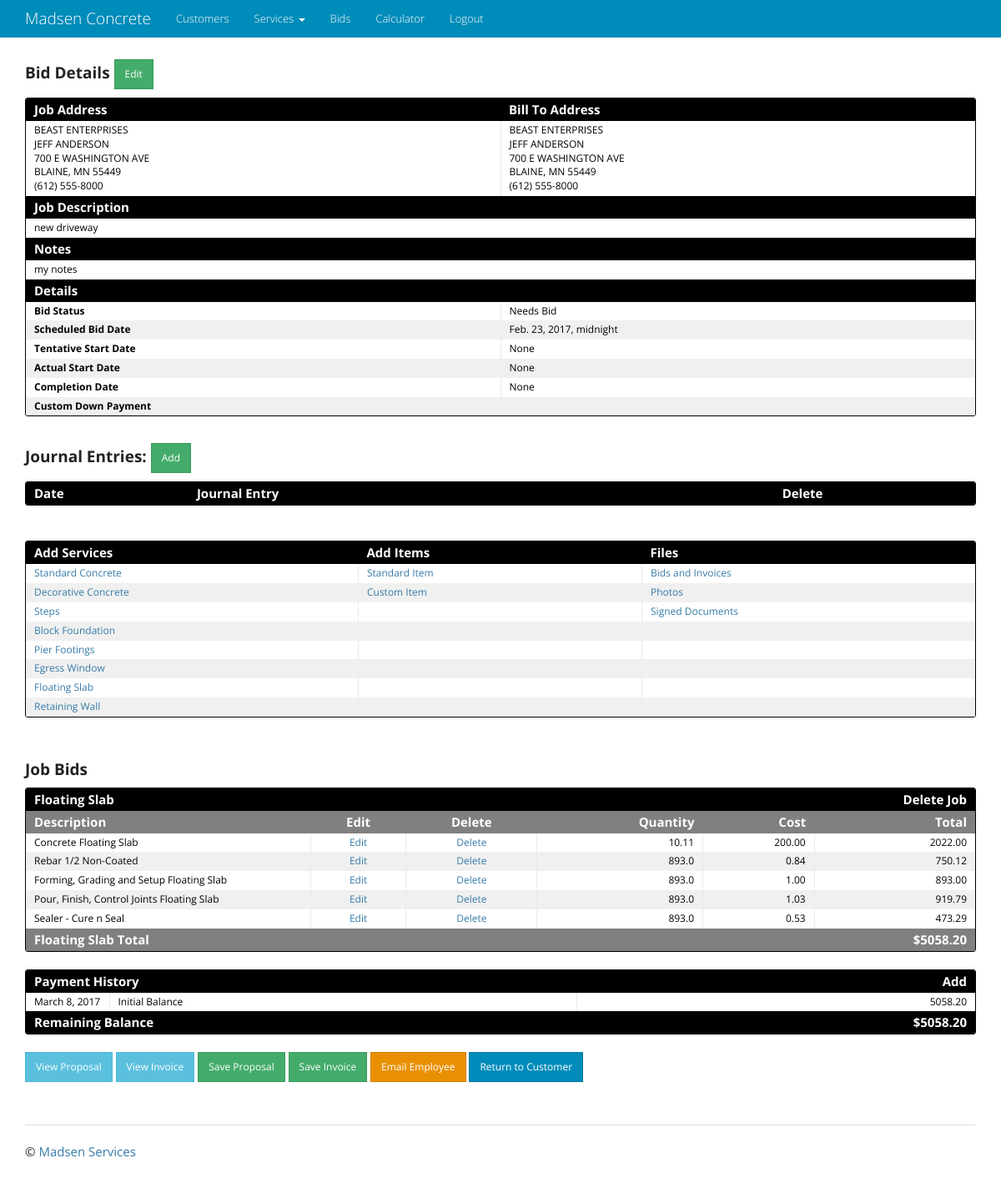
The page /bid/1/detail/ (signed in) on the database as committed earlier.
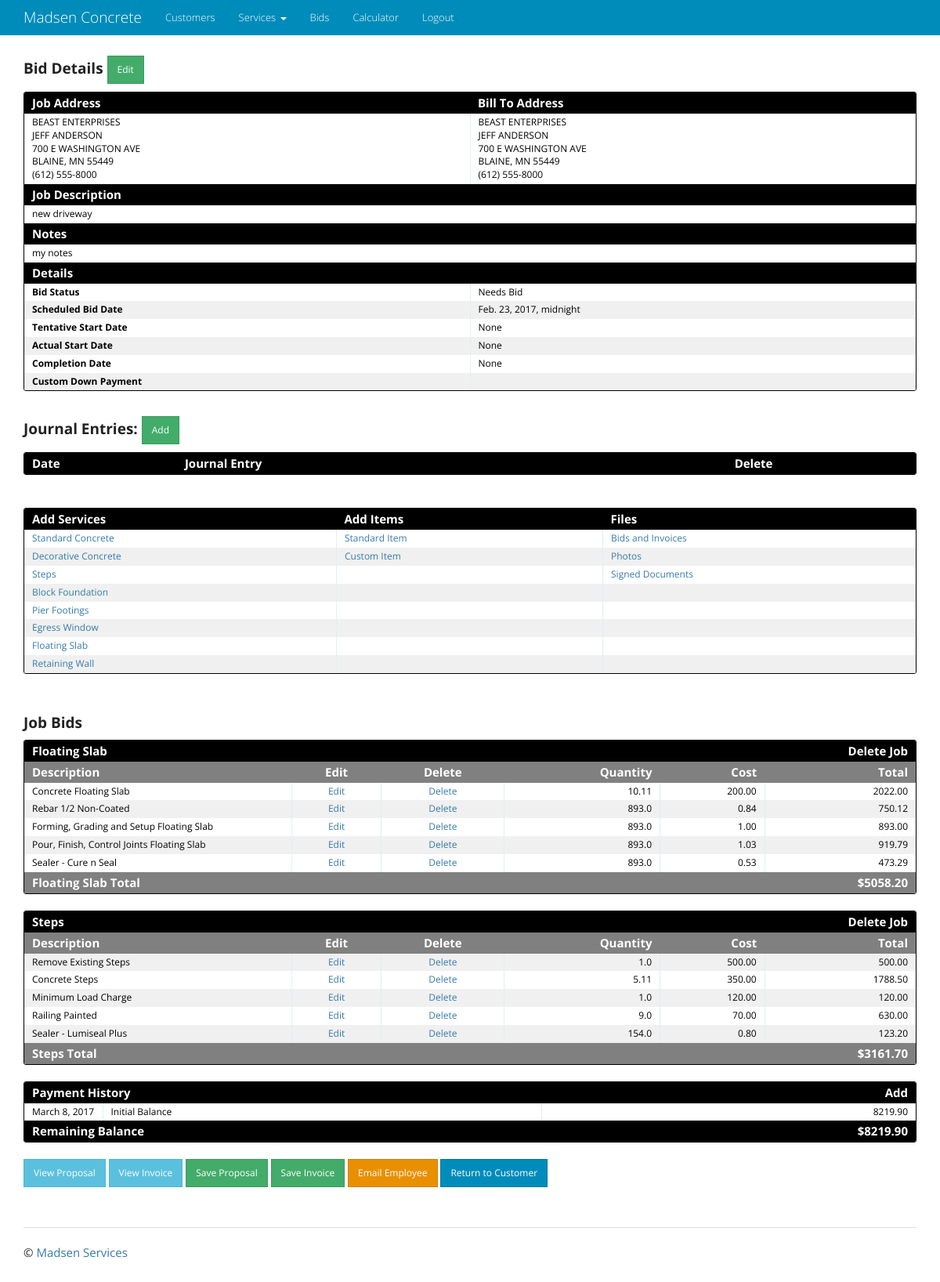
The same page on the database as committed later.
### bid_item/models.py (models this page shows, shortened)
class BidItem(models.Model):
    bid = models.ForeignKey('bid.Bid', on_delete=models.CASCADE)
    job_type = models.CharField(max_length=100)
    description = models.CharField(max_length=100)
    quantity = models.FloatField(null=True)
    cost = models.FloatField(null=True)
    total = models.FloatField()
    class Meta:
        verbose_name_plural = 'BidItems'

### bid/views.py (the view)
# urls.py: url(r'^(?P<pk>\d+)/detail/$', BidDetail.as_view(), name='bid_detail'),
class BidDetail(LoginRequiredMixin, SuccessMessageMixin, DetailView):
    template_name = 'bid/bid_detail.html'
    model = Bid
    def get_context_data(self, **kwargs):
        context = super(BidDetail, self).get_context_data(**kwargs)
        bid_obj = Bid.objects.get(id=self.kwargs['pk'])
        bid_item_obj = BidItem.objects.filter(bid=self.kwargs['pk'])
        bid_item_dict = create_bid_item_dict(bid_obj)
        total_cost = bid_item_obj.aggregate(Sum('total'))['total__sum']
        payment_obj = Payment.objects.filter(bid=self.kwargs['pk'])
        total_payments = payment_obj.aggregate(Sum('amount'))['amount__sum']
        context['bid_item_dict'] = bid_item_dict
        context['total_cost'] = total_cost
        context['pdfs'] = PDFImage.objects.all().filter(bid=self.kwargs['pk'])
        context['journal_entries'] = Journal.objects.all().filter(bid=self.kwargs['pk']).order_by('-timestamp')
        context['payments'] = Payment.objects.all().filter(bid=self.kwargs['pk']).order_by('date')
        context['date'] = date.today()
        if total_payments:
            context['remaining_balance'] = total_cost - total_payments
        else:
            context['remaining_balance'] = total_cost
        return context

### bid/views.py (called while the page is built)
def create_bid_item_dict(bid_obj):
    bid_item_obj = BidItem.objects.filter(bid=bid_obj.id)
    unique_job_types = set()
    for item in bid_item_obj:
        unique_job_types.add(item.job_type)
    bid_item_dict = {}
    for job in unique_job_types:
        bid_items = bid_item_obj.filter(job_type=job)
        total = bid_items.aggregate(Sum('total'))['total__sum']
        bid_item_dict.setdefault(job, {})
        bid_item_dict[job]['bid_items'] = bid_items
        bid_item_dict[job]['total'] = total
    return bid_item_dict

### customer/templatetags/format_telephone.py (called while the page is built)
@register.filter
def format_telephone(value):
    if len(value) == 10:
        value = "({}) {}-{}".format(value[:3], value[3:6], value[6:])
    return value

### templates/bid/bid_detail.html (shortened to what the changed rows need)
{% extends "base.html" %}
{% load crispy_forms_tags %}
{% load format_telephone %}
{% load static %}
{% block content %}
<div class="datagrid">
    <table>
        <thead>
          <tr>
            <th width="50%">Job Address</th>
            <th width="50%">Bill To Address</th>
          </tr>
        </thead>
        <thead>
          <tr>
            <th colspan="2">Job Description</th>
          </tr>
        </thead>
        {% if bid.notes %}
        <thead>
          <tr>
            <th colspan="2">Notes</th>
          </tr>
        </thead>
        {% endif %}
       <thead>
          <tr>
              <th width="25%">Details</th>
              <th></th>
          </tr>
       </thead>
    </table>
</div>
<br>
<div class="datagrid">
<table>
      <thead>
        <tr>
          <th width="50px"><strong>Date</strong></th>
          <th width="200px"><strong>Journal Entry</strong></th>
          <th width="50px"><strong>Delete</strong></th>
        </tr>
      </thead>
</table>
</div>
<br>
<br>
<div class="datagrid">
<table>
      <thead>
      <tr>
            <th width="50px"><strong>Add Services</strong></th>
            <th width="50px"><strong>Add Items</strong></th>
            <th width="50px"><strong>Files</strong></th>
      </tr>
      </thead>
</table>
</div>
<br>
<br>
{% for job_name, job_dict in bid_item_dict.items %}
<div class="datagrid">
    <table>
      <thead>
        <tr>
          <th colspan="5" style="background: black"><strong>{{ job_name }}</strong></th>
          <th style="background: black; text-align:right"><strong>
              <a href="{% url 'bid_item_app:bid_item_group_delete' bid_id=job_dict.bid_items.0.bid.id job_name=job_name.split|join:'__' %}">
                  <font color="white">Delete Job</font></a></strong></th>
        </tr>
        <tr>
          <th width="50px" style="background:gray"><strong>Description</strong></th>
          <th width="50px" style="background:gray; text-align:center"><strong>Edit</strong></th>
          <th width="50px" style="background:gray; text-align:center"><strong>Delete</strong></th>
          <th width="75px" style="background:gray; text-align:right"><strong>Quantity</strong></th>
          <th width="30px" style="background:gray; text-align:right"><strong>Cost</strong></th>
          <th width="30px" style="background:gray; text-align:right"><strong>Total</strong></th>
        </tr>
      </thead>
        {% for item in job_dict.bid_items %}
          <tr style="{% cycle 'background: white' 'background: #F0F0F0' %}">
              <td width="30%">{{ item.description }}</td>
              <td style="text-align:center"><a href="{% url 'bid_item_app:bid_item_update' pk=item.id %}">Edit</a></td>
              <td style="text-align:center"><a href="{% url 'bid_item_app:bid_item_delete' pk=item.id %}">Delete</a></td>
              <td style="text-align:right">{% if item.quantity %}{{ item.quantity }}{% endif %}</td>
              <td style="text-align:right">{% if item.cost %}{{ item.cost|floatformat:2 }}{% endif %}</td>
              <td style="text-align:right">{{ item.total|floatformat:2 }}</td>
          </tr>
        {% endfor %}
      <thead>
      <tr>
          <th colspan="5" width="75px" style="background:gray"><strong>{{ job_name }} Total</strong></th>
          <th style="text-align:right; background:gray"><strong>${{ job_dict.total|floatformat:2 }}</strong></th>
      </tr>
      </thead>
    </table>
</div>
<br>
{% endfor %}
{% if total_cost %}
<div class="datagrid">
<table>
      <thead>
        <tr>
          <th colspan="5" style="background: black"><strong>Payment History</strong></th>
          <th style="text-align:right; background:black"><strong>
              <a href="{% url 'payment_app:payment_create' bid_id=bid.id %}"><font color="white">Add</font></a></strong></th>
        </tr>
      </thead>
      <tr>
          <td width="100px">{{ date }}</td>
          <td colspan="4">Initial Balance</td>
          <td style="text-align:right;">{{ total_cost|floatformat:2 }}</td>
      </tr>
      <thead>
        <tr>
          <th colspan="5" style="background: black"><strong>Remaining Balance</strong></th>
          <th style="text-align:right; background:black"><strong>${{ remaining_balance|floatformat:2 }}</strong></th>
        </tr>
      </thead>
</table>
</div>
{% endif %}
<br>
{% endblock content %}

Rows that differ between the two databases and show on the page:
added BidItem: bid_item_dict "Steps", description "Remove Existing Steps", quantity "1.0", cost "500.00", total "500.00", bid_item_dict "Steps"
added BidItem: description "Concrete Steps", quantity "5.11", cost "350.00", total "1788.50", shown under "Steps"
added BidItem: description "Minimum Load Charge", quantity "1.0", cost "120.00", total "120.00", shown under "Steps"
added BidItem: description "Railing Painted", quantity "9.0", cost "70.00", total "630.00", shown under "Steps"
added BidItem: description "Sealer - Lumiseal Plus", quantity "154.0", cost "0.80", total "123.20", shown under "Steps"
Other text that changed with them:
{{ total_cost|floatformat:2 }}: "5058.20" → "8219.90"
{{ remaining_balance|floatformat:2 }}: "5058.20" → "8219.90"
new list line: "Delete Job Description Edit Delete Quantity Cost Total Total $ 3161.70"
